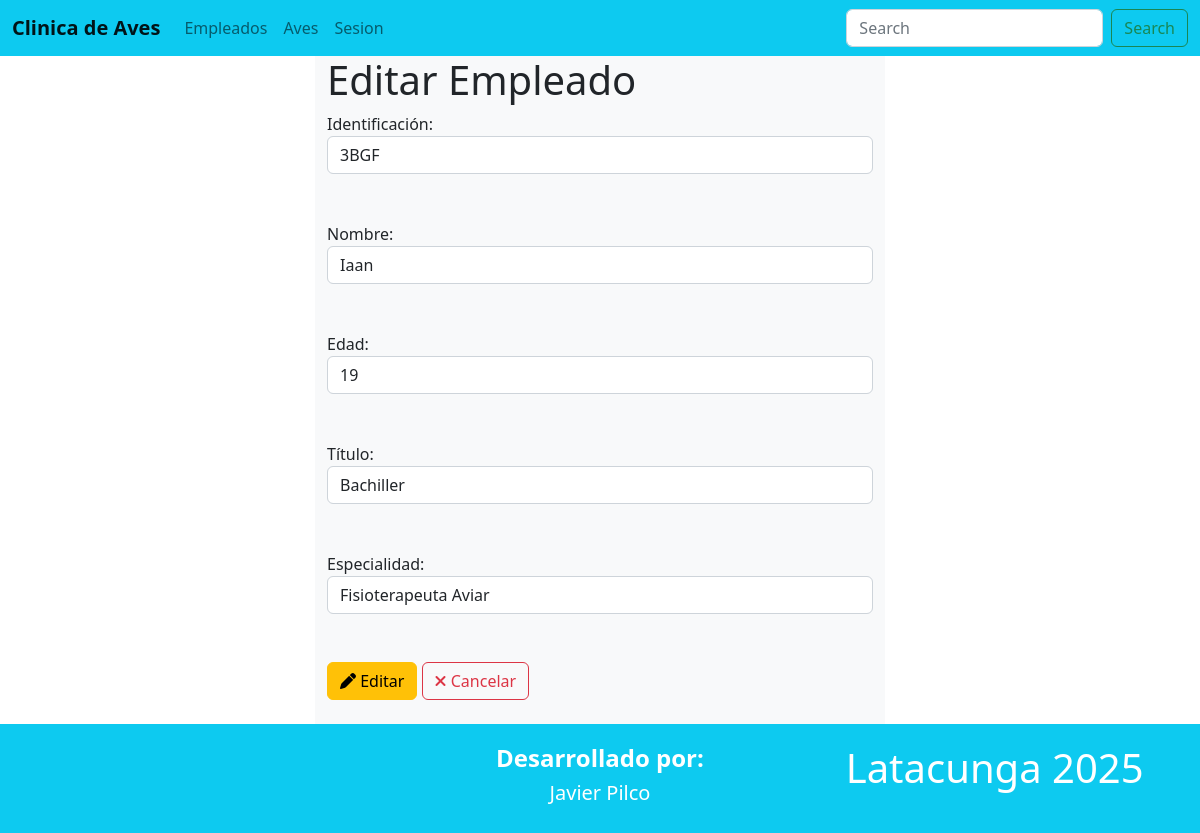
Page /editarEmpleado/2 on the committed database.
### Aplicaciones/Modulo/models.py (models this page shows, shortened)
class Empleado(models.Model):
    identificacion = models.CharField(max_length=20, unique=True)
    nombre = models.CharField(max_length=100)
    edad = models.IntegerField()
    titulo = models.CharField(max_length=100)
    especialidad = models.CharField(max_length=50, default='Fisioterapeuta Aviar')

### Aplicaciones/Modulo/views.py (the view)
# urls.py: path('editarEmpleado/<id>', views.editarEmpleado),
def editarEmpleado(request, id):
    empleado = Empleado.objects.get(id=id)
    return render(request, "editarEmpleado.html", {'empleadoEditar': empleado})

### Aplicaciones/Modulo/templates/editarEmpleado.html (shortened to what this page needs)
{% extends './plantilla.html' %}
{% block contenido %}
<div class="row">
    <div class="col-md-3"></div>
    <div class="col-md-6 bg-light">
        <h1>Editar Empleado</h1>
        <form action="/procesarEdicionEmpleado" method="post">
            <label for="">Identificación:</label><br>
            <input class="form-control" type="text" name="identificacion" id="identificacion" value="{{ empleadoEditar.identificacion }}"> <br><br>
            <label for="">Nombre:</label><br>
            <input class="form-control" type="text" name="nombre" id="nombre" value="{{ empleadoEditar.nombre }}"> <br><br>
            <label for="">Edad:</label><br>
            <input class="form-control" type="number" name="edad" id="edad" value="{{ empleadoEditar.edad }}"> <br><br>
            <label for="">Título:</label><br>
            <input class="form-control" type="text" name="titulo" id="titulo" value="{{ empleadoEditar.titulo }}"> <br><br>
            <label for="">Especialidad:</label><br>
            <input class="form-control" type="text" name="especialidad" id="especialidad" value="{{ empleadoEditar.especialidad }}"> <br><br>
            <button class="btn btn-warning" type="submit">
                <i class="fa fa-pen"></i> Editar
            </button>
            <a class="btn btn-outline-danger" href="/empleados">
                <i class="fa fa-times"></i> Cancelar
            </a>
        </form>
        <br>
    </div>
    <div class="col-md-3"></div>
</div>
{% endblock %}

### rows in the picture
Empleado: identificacion "3BGF", nombre "Iaan", edad "19", titulo "Bachiller", especialidad "Fisioterapeuta Aviar"
